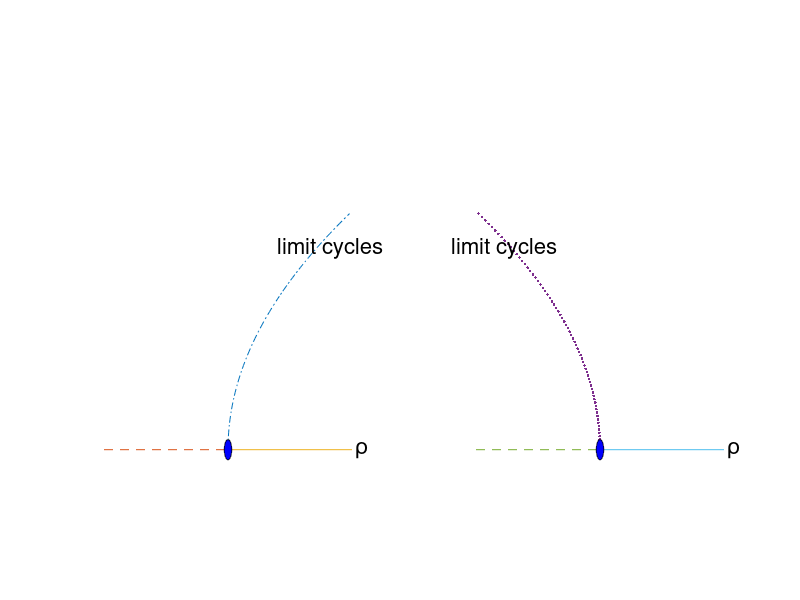

This figure's MATLAB source:
hold off
  
x = 0 : .01 : 0.7; 
z = 2*x.^2; 
plot(z-1,x,'-.') 
hold
 
plot([-2.0 -1.0],[0 0],'--') 
plot([-1.0    0],[0 0],'-')

q = 0:.01:2*pi;
r=.03;
xx = r*cos(q)-1;
yy = r*sin(q);
fill(xx,yy,'b')

xlabel('\rho','FontSize',16)
text(0.03,0,'\rho','FontSize',16)
text(-0.6,0.6,'limit cycles','FontSize',16)

plot(-z+2,x,'.') 
 
plot([1.0 2.0],[0 0],'--') 
plot([2.0 3.0],[0 0],'-')

q = 0:.01:2*pi;
r=.03;
xx = r*cos(q)+2;
yy = r*sin(q);
fill(xx,yy,'b')

axis([-2 3 -0.25 1.2]) 

xlabel('\rho','FontSize',16)
text(3.03,0,'\rho','FontSize',16)
text(0.8,0.6,'limit cycles','FontSize',16)

axis off

print -deps2 Hopfbif1b.eps
